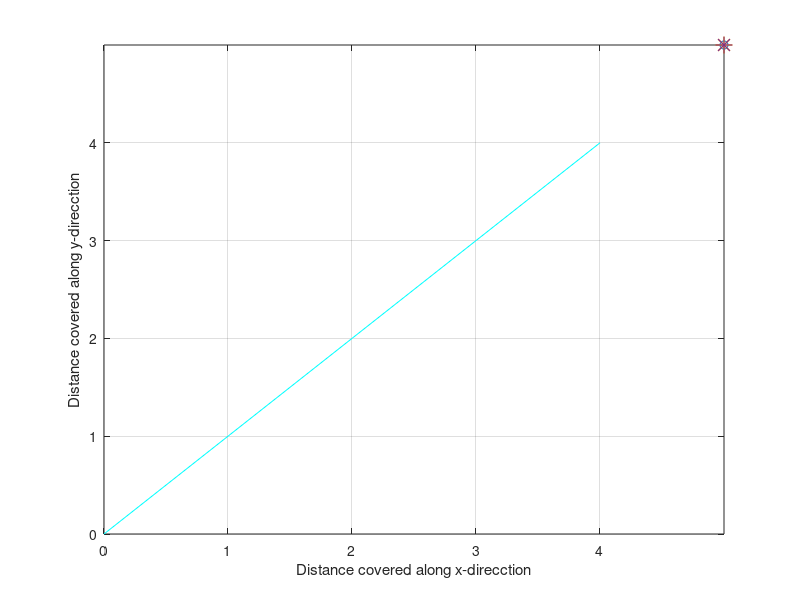

Write MATLAB code to recreate this figure. (Note: this script raises an error after producing the figure.)
stx=input('prompt');%str2num(get(handles.startpointx,'String'));        %input('Enter the x coordinate of starting point');
sty=input('prompt');%str2num(get(handles.startpointy,'String'));        %input('Enter the y coordinate of starting point');
N=4;

switch (stx)
    case(0.5)
        switch(sty)
            case(0.5)
                i=8;              %initializing cell number
                px=0.5;py=0.5;    %initializing ploting starting point
            case(1.5)
                i=14;
                px=0.5;py=1.5;
            case(2.5)
                i=20;
                px=0.5;py=2.5;
            case(3.5)
                i=26;
                px=0.5;py=3.5;
        end
    case(1.5)
            switch(sty)
            case(0.5)
                i=9;
                px=1.5;py=0.5;
            case(1.5)
                i=15;
                px=1.5;py=1.5;
            case(2.5)
                i=21;
                px=1.5;py=2.5;
            case(3.5)
                i=27;
                px=1.5;py=3.5;
        end
    case(2.5)
            switch(sty)
            case(0.5)
                i=10;
                px=2.5;py=0.5;
            case(1.5)
                i=16;
                 px=2.5;py=1.5;
            case(2.5)
                i=22;
                 px=2.5;py=2.5;
            case(3.5)
                i=26;
                 px=2.5;py=3.5;
            end
    case(3.5)
            switch(sty)
            case(0.5)
                i=11;
                px=3.5;py=0.5;
            case(1.5)
                i=17;
                px=3.5;py=1.5;
            case(2.5)
                i=23;
                px=3.5;py=2.5;
            case(3.5)
                i=29;
                px=3.5;py=3.5;
        end
end 
i;

n= input('prompt');%str2num(get(handles.numberofobstacle,'String'));%input('Enter the number of obstcles in the grid');
X=0:4;
Y=0:4;
figure('Color',[0.8 0.8 0.8]);
  plot(X,Y,'c');
  set(gca,'Color','c')
  xlabel('Distance covered along x-direcction')
ylabel('Distance covered along y-direcction')
grid on
hold on
set(gca,'XTick',[0 1 2 3 4],'YTick',[0 1 2 3 4]);
plot(stx,sty,'o');
hold on
%Initializing utility factors for each cell
%Modified utility factors for each cell's each arrival from other cell like diagonal
%right,horizontal right, vertical down, horizontal left,vertically up +
%Reward function

q1=[50 30 60 60 40];
q2=[50 80 60 60 40];
q3=[50 80 60 60 40];
q4=[50 80 60 10 40];
q5=[50 30 60 60 90];
q6=[150 130 110 110 140];
q7=[150 130 110 110 140];
q8=[150 130 110 10 140];
q9=[50 30 60 60 90];
q10=[150 130 110 110 140];
q11=[250 230 210 210 240];
q12=[250 230 10 10 240];
q13=[50 30 10 60 90];
q14=[150 80 10 110 140];
q15=[250 230 10 10 240];
q16=[450 440 10 10  440];

 if (n>0)        % obstacle is present


     x(1)=input('prompt');%str2num(get(handles.obstacle1x,'String'));
     y(1)=input('prompt');%str2num(get(handles.obstacle1y,'String'));
     x(2)=input('prompt');%str2num(get(handles.obstacle2x,'String'));
     y(2)=input('prompt');%str2num(get(handles.obstacle2y,'String'));
     x(3)=input('prompt');%str2num(get(handles.obstacle3x,'String'));
     y(3)=input('prompt');%str2num(get(handles.obstacle3y,'String'));
     % Obstacle plotting and Weight updation
for k=1:n
%      x(k)=input(['Enter the x coordinate of ' num2str(k) ' th obstacle']);
%      y(k)=input(['Enter the y coordinate of ' num2str(k) ' th obstacle']);
    
     plot(x(k),y(k),'-*','MarkerSize',12);
     
     hold on
     x(k)=ceil(x(k));
      y(k)=ceil(y(k));
switch (x(k))          % Updating the Modified utility factor based on the obstacle position
    case (1)
        switch(y(k))
            case(1)
                 q1=[0 0 0 0 0];
            case(2)
                 q5=[0 0 0 0 0];
            case(3)
                 q9=[0 0 0 0 0];
            case(4)
                q13=[0 0 0 0 0];
        end
    case (2)
         switch(y(k))
            case(1)
                 q2=[0 0 0 0 0];
            case(2)
                 q6=[0 0 0 0 0];
            case(3)
                 q10=[0 0 0 0 0];
            case(4)
                q14=[0 0 0 0 0];
        end
    case(3)
         switch(y(k))
            case(1)
                 q3=[0 0 0 0 0];
            case(2)
                 q7=[0 0 0 0 0];
            case(3)
                 q11=[0 0 0 0 0];
            case(4)
                q15=[0 0 0 0 0];
        end
    case(4)
        switch(y(k))
            case(1)
                 q4=[0 0 0 0 0];
            case(2)
                 q8=[0 0 0 0 0];
            case(3)
                 q12=[0 0 0 0 0];
            case(4)
                q16=[0 0 0 0 0];
        end
end
end
q17=[0 0 0 0 0];
q18=[0 0 0 0 0];
q19=[0 0 0 0 0];
q20=[0 0 0 0 0];
s1=[0 0 10 10 0];s2=[0 30 10 10 0];s3=[0 30 10 10 0];s4=[0 30 10 10 0];s5=[0 30 10 10 0];
s6=[0 30 10 0 0];s7=[0 0 10 10 40];s8=[50 30 10 0 40];s9=[0 0 10 10 40];s10=[50 30 10 0 40];
s11=[0 0 10 10 40];s12=[50 30 10 0 40];s13=[0 0 10 10 40];s14=[50 30 10 0 40];s15=[0 0 10 10 40];
s16=[50 30 0 0 40];
q=[s1;s2;s3;s4;s5;s6;s7;q1;q2;q3;q4;s8;s9;q5;q6;q7;q8;s10;s11;q9;q10;q11;q12;s12;s13;q13;q14;q15;q16;s14;s15;q17;q18;q1;q20;s16];

 
      px=0.5;py=0.5;  %initiating ploting start point
    
     % i=8;
             
%        while ((mod(px,3.5)) | (mod(py,3.5)))
%           while (~(i==16))
tic
while(i~=29)
   if (q((i+7),(1))>q((i+6),(5)))          %diagonal>vertical
      if (q((i+7),(1))>q((i+1),(2)))           % diagonal> horizontal
         if  (q((i+7),(1))>q((i-1),(4)))  %i-1   %diagonal>horizontal bwd 
            if (q((i+7),(1))>q((i-6),(3)))%diagonal>vertical bwd  
          
                 x1=[(px),(px+1)];         %Diagonal movement
                 y1=[(py),(py+1)];
                 plot(x1,y1,'LineWidth',4);
                 
                 hold on
                 px=px+1;
                 py=py+1;
                 i=i+7;

                      
            else %vertical bwd >diagonal & diagonal>horizontal bwd & diagonal>horizontal & diagonal>vertical
                 x1=[(px),(px)];         %vertical bwd movement
                 y1=[(py),(py-1)];
                 plot(x1,y1,'LineWidth',4);
                 
                 hold on
                 px=px;
                 py=py-1;
                 i=i-6;                                            
            end
        else % horizontal bwd > diagonal & diagonal>horizontal & diagonal>vertical
            if  (q((i-1),(4))>q((i-6),(3))) %horizontal bwd > vertical bwd
                 x1=[(px),(px-1)];         %Horizontal bwd movement
                 y1=[(py),(py)];
                 plot(x1,y1,'LineWidth',4);
                 
                 hold on
                 px=px-1;
                 py=py;
                i=i-1;
            else  
                 x1=[(px),(px)];         %vertical bwd movement
                 y1=[(py),(py-1)];
                 plot(x1,y1,'LineWidth',4);
                 
                 hold on
                 px=px;
                 py=py-1;
                 i=i-6;    
            end
         end
    else % horizontal > diagonal & diagonal>vertical
        if (q((i+1),(2))>q((i-1),(4))) %horizontal > horizontal bwd
            if (q((i+1),(2))>q((i-6),(3))) %horizontal > vertical bwd
                 x1=[(px),(px+1)];         %Horizontal movement
                 y1=[(py),(py)];
                 plot(x1,y1,'LineWidth',4);
                 
                 hold on
                 px=px+1;
                 py=py;
                i=i+1; 
            else
                 x1=[(px),(px)];        % Vertical bwd movement
                 y1=[(py),(py-1)];
                 plot(x1,y1,'LineWidth',4);
                 
                 hold on
                 px=px;
                 py=py-1;
                 i=i-6;   
            end
        else % horizontal bwd > horizontal & horizontal > diagonal & diagonal>vertical
            if (q((i-1),(4))>q((i-6),(3))) % horizontal bwd > vertical bwd
                 x1=[(px),(px-1)];         %Horizontal bwd movement
                 y1=[(py),(py)];
                 plot(x1,y1,'LineWidth',4);
                 
                 hold on
                 px=px-1;
                 py=py;
                 i=i-1; 
            else
                 x1=[(px),(px)];        % Vertical bwd movement
                 y1=[(py),(py-1)];
                 plot(x1,y1,'LineWidth',4);
                 
                 hold on
                 px=px;
                 py=py-1;
                 i=i-6; 
            end
        end
      end
             
else % Vertical> Diagonal
    if (q((i+6),(5))>q((i+1),(2)))  %vertical > horizontal
        if(q((i+6),(5))>q((i+1),(4))) %i-1% vertical > horizontal bwd
            if (q((i+6),(5))<q((i-6),(3))) % vertical > vertical bwd 
                 y1=[(py),(py+1)];       %Vertical movement
                 x1=[(px),(px)]; 
                 plot(x1,y1,'LineWidth',4);
                 
                 hold on
                 px=px;
                 py=py+1;
                 i=i+6; 
            else % vertical bwd > vertical & vertical > horizontal bwd & vertical > horizontal & Vertical> Diagonal
                 x1=[(px),(px)];        % Vertical bwd movement
                 y1=[(py),(py-1)];
                 plot(x1,y1,'LineWidth',4);
                 
                 hold on
                 px=px;
                 py=py-1;
                 i=i-6; 
            end
        else % horizontal bwd > vertical & vertical > horizontal & Vertical> Diagonal
            if (q((i-1),(4))>q((i-6),(3))) % horizontal bwd > vertical bwd
                 x1=[(px),(px-1)];         %Horizontal bwd movement
                 y1=[(py),(py)];
                 plot(x1,y1,'LineWidth',4);
                 
                 hold on
                 px=px-1;
                 py=py;
                 i=i-1; 
            else
                x1=[(px),(px)];        % Vertical bwd movement
                 y1=[(py),(py-1)];
                 plot(x1,y1,'LineWidth',4);
                 
                 hold on
                 px=px;
                 py=py-1;
                 i=i-6;
            end
        end
                
    else   % horizontal >vertical & Vertical> Diagonal
        if (q((i+1),(2))>q((i-1),(4))) %horizontal > horizontal bwd
            if (q((i+1),(2))>q((i-6),(3))) %horizontal > vertical bwd
                 x1=[(px),(px+1)];         %Horizontal movement
                 y1=[(py),(py)];
                 plot(x1,y1,'LineWidth',4);
                 
                 hold on
                 px=px+1;
                 py=py;
                 i=i+1;
            else
                 x1=[(px),(px)];        % Vertical bwd movement
                 y1=[(py),(py-1)];
                 plot(x1,y1,'LineWidth',4);
                 
                 hold on
                 px=px;
                 py=py-1;
                 i=i-6; 
            end 
        else % horizontal bwd > horizontal & horizontal >vertical & Vertical> Diagonal
            if (q((i-1),(4))>q((i-6),(3))) %horizontal bwd > vertical bwd
                 x1=[(px),(px-1)];         %Horizontal bwd movement
                 y1=[(py),(py)];
                 plot(x1,y1,'LineWidth',4);
                 
                 hold on
                 px=px-1;
                 py=py;
                 i=i-1;
            else
                 x1=[(px),(px)];        % Vertical bwd movement
                 y1=[(py),(py-1)];
                 plot(x1,y1,'LineWidth',4);
                 
                 hold on
                 px=px;
                 py=py-1;
                 i=i-6; 
            end
        end
    end
   end
end 
toc
%  axes(handles.axes1);     % To show the image 
  %imshow(image); 
 
 %guidata(hObject,handles); 
 % handles=guidata(hObject);
 
 DirectoryPath ='C:\Users\hp\Desktop\MAIN_PRO\codes';
 whereToStore=fullfile(DirectoryPath,['Figure.png']);
 saveas(gcf, whereToStore);
     axes(handles.axes1);  
    imshow('C:\Users\hp\Desktop\MAIN_PRO\codes\Figure.png'); 
 
else 
     X=stx:N-0.5;
     Y=sty:N-0.5;
     plot(X,Y,'LineWidth',4);
    
     DirectoryPath ='C:\Users\hp\Desktop\MAIN_PRO\codes';%F:\amrita\Main project\Lab\MyMatlabExpts\basics\TD_GUI';
 whereToStore=fullfile(DirectoryPath,['Figure.png']);
 saveas(gcf, whereToStore);
     axes(handles.axes1);  
    imshow('C:\Users\hp\Desktop\MAIN_PRO\codes\Figure.png'); 
  %  guidata(hObject,handles); 
  %        axes(handles.axes1);     % To show the image
    imshow(image)
 
 end 